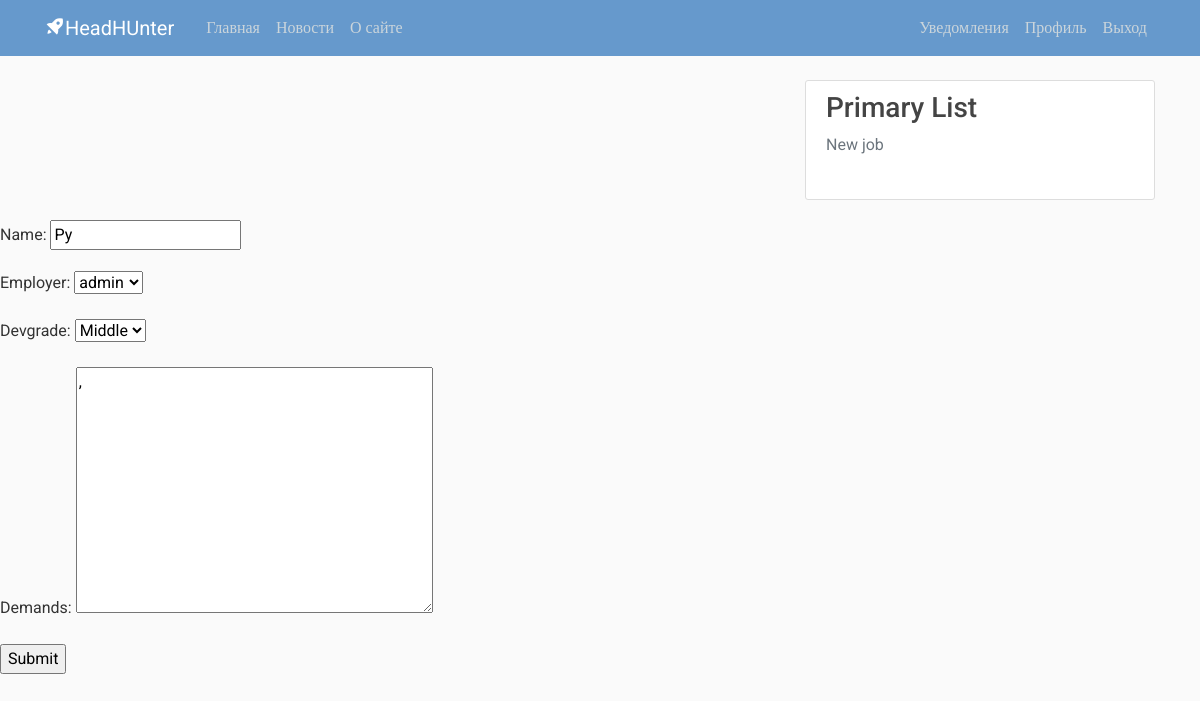
/upd-v/21 (signed in), run on the app's committed database.
### base/models.py (models this page shows, shortened)
class Vacancy(models.Model):
    name = models.CharField(max_length=30, null=True)
    employer = models.ForeignKey(User, on_delete=models.SET_NULL, null=True)  # Работодатель
    devgrade = models.ForeignKey(DevGrades, on_delete=models.SET_NULL, null=True)  # Уровень
    description = models.TextField(null=True, verbose_name="Demands")
    updated = models.DateTimeField(auto_now=True)  # Изменено
    created = models.DateTimeField(auto_now_add=True)  # Добавлено, эти можно использовать при сортировке
    class Meta:
        ordering = ['-created']  # Наверное можно вывести прямо отсюда фильтр по Джунам, Сеньорам и тд

class DevGrades(models.Model):  # Джуниор, Миддл, Сеньор, Стажер
    name = models.CharField(max_length=10)
    slug = models.SlugField(max_length=20, unique=True, db_index=True)
    def __str__(self):
        return self.name

### base/views.py (the view)
# urls.py: path('upd-v/<int:pk>', views.updateVac, name='update_vacancy'),
@login_required(login_url='/')
def updateVac(request, pk):
    vacancy = Vacancy.objects.get(id=pk)
    form = VacForm(instance=vacancy)
    if request.method == 'POST':
        form = VacForm(request.POST, instance=vacancy)
        if form.is_valid():
            form.save()
            return redirect('home_page')
    context = {'form': form}
    return render(request, 'base/vacancy_form.html', context)

### base/forms.py
class VacForm(ModelForm):
    class Meta:
        model = Vacancy
        fields = '__all__'

### base/templates/base/vacancy_form.html (shortened to what this page needs)
{% extends 'main.html' %}
{% block content %}
<div>
    <form method = 'POST' action="">
        {{form.as_p}}
        <input type="submit" value="Submit"/>
    </form>
</div>
{% endblock content %}

### static/styles/main.css (style rules this page uses)
body, html { width:100%; height:100% }
body { margin:0; padding:0; background: #fafafa; color: #333333; margin-top: 5rem; font-family:Roboto; display: flex; flex-direction: column; min-height: 100vh; }

### data on the page
Vacancy: name "Py", employer "admin", devgrade "Middle", description ","
